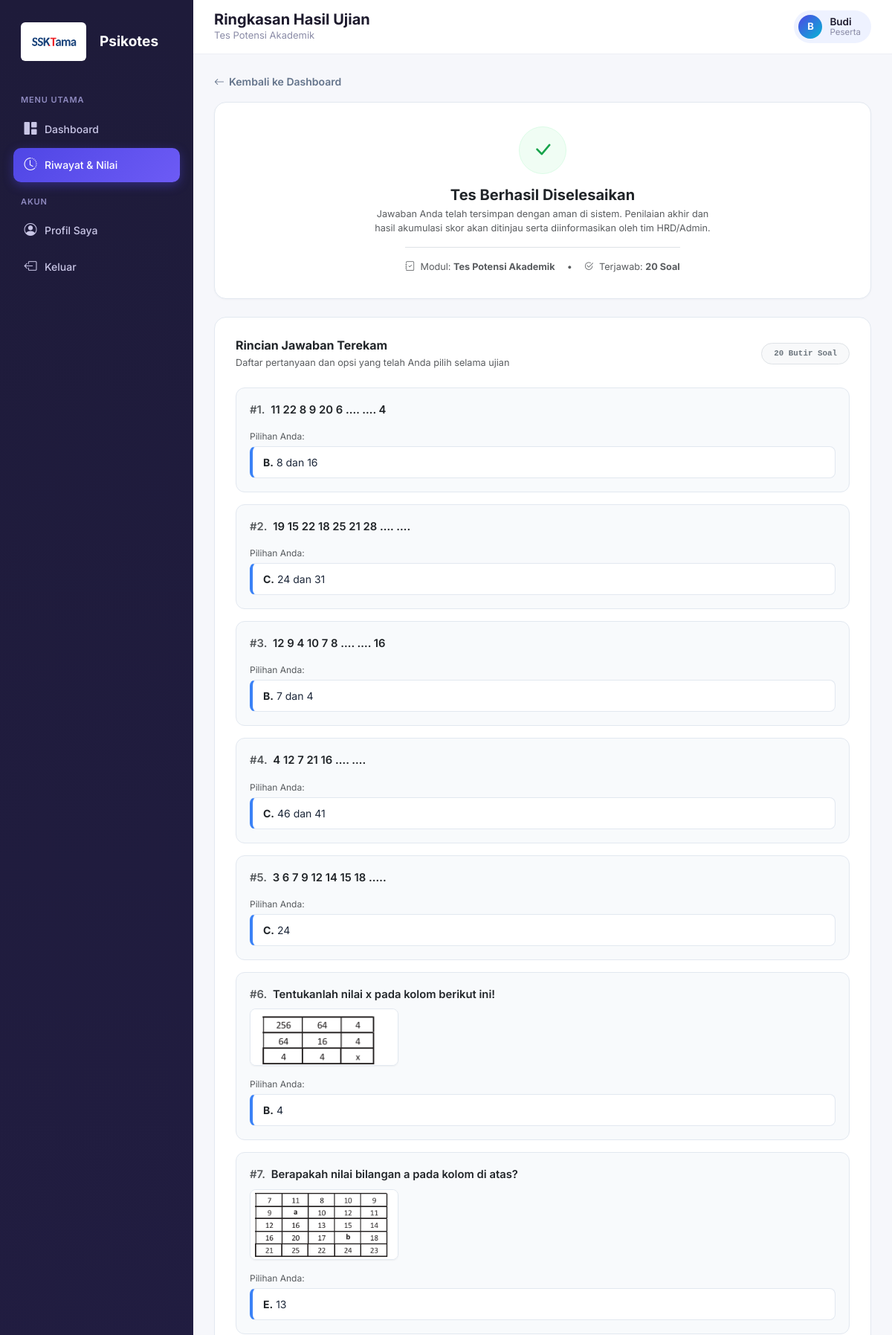
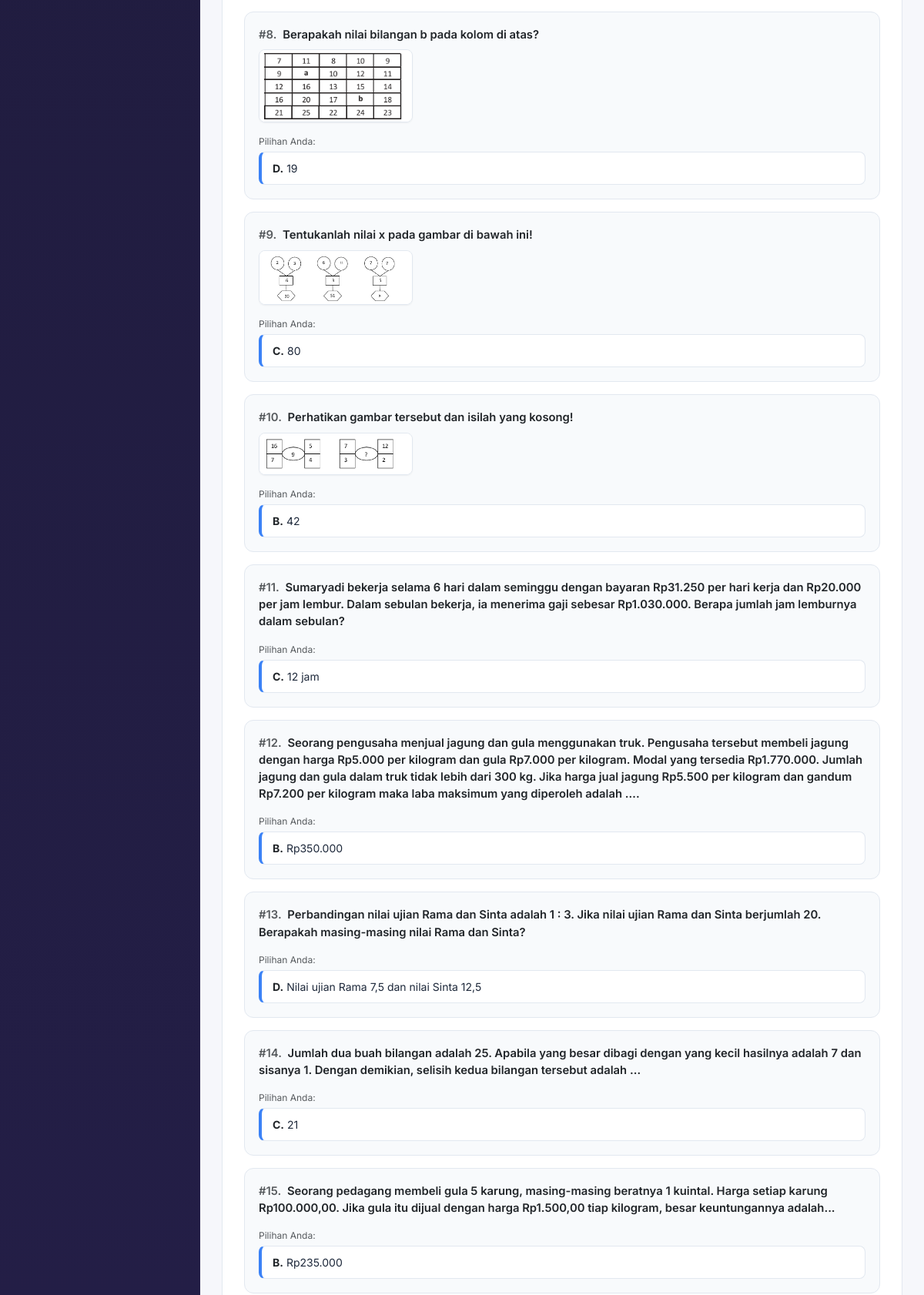
The page /peserta/hasil_detail.php?id=194 (signed in, upper part) on the database its author committed (2 pictures, top to bottom).
### tables this page shows
CREATE TABLE `attempt` (
  `id` int NOT NULL,
  `user_id` int NOT NULL,
  `tes_id` int NOT NULL,
  `waktu_mulai` datetime NOT NULL,
  `waktu_selesai` datetime DEFAULT NULL,
  `status` enum('berlangsung','selesai','gugur') NOT NULL,
  `total_skor` int DEFAULT '0',
  `profil_hasil` varchar(255) DEFAULT NULL,
  `detail_skor` json DEFAULT NULL,
  `bukti_screenshot` varchar(255) DEFAULT NULL,
  `pelanggaran_count` int NOT NULL DEFAULT '0',
  `flag_curang` tinyint(1) NOT NULL DEFAULT '0',
  `total_benar` int DEFAULT '0',
  `total_soal` int DEFAULT '0',
  `iq_score` smallint DEFAULT NULL,
  `iq_klasifikasi` varchar(30) DEFAULT NULL
);

CREATE TABLE `tes` (
  `id` int NOT NULL,
  `grup_id` int DEFAULT NULL,
  `urutan_dalam_grup` int NOT NULL DEFAULT '0',
  `judul` varchar(150) NOT NULL,
  `jenis` enum('logika','psikotes','eksternal') NOT NULL DEFAULT 'logika',
  `tipe_psikotes` enum('disc','mbti','papikostik') DEFAULT NULL,
  `skala_iq` varchar(10) DEFAULT NULL,
  `format_soal` enum('single','forced_choice','external_manual') NOT NULL DEFAULT 'single',
  `link_eksternal` varchar(255) DEFAULT NULL,
  `deskripsi` text,
  `durasi_menit` int NOT NULL DEFAULT '30',
  `status` enum('aktif','nonaktif') NOT NULL DEFAULT 'aktif',
  `created_at` timestamp NULL DEFAULT CURRENT_TIMESTAMP,
  `urutan` int NOT NULL DEFAULT '0'
);

CREATE TABLE `users` (
  `id` int NOT NULL,
  `nama` varchar(150) NOT NULL,
  `jabatan_dilamar` varchar(150) DEFAULT NULL,
  `tanggal_lahir` date DEFAULT NULL,
  `batas_waktu_menit` int DEFAULT NULL,
  `aktif_mulai` datetime DEFAULT NULL,
  `aktif_sampai` datetime DEFAULT NULL,
  `email` varchar(150) NOT NULL,
  `password` varchar(255) NOT NULL,
  `reset_token` varchar(64) DEFAULT NULL,
  `reset_expires` datetime DEFAULT NULL,
  `role` enum('admin','peserta') NOT NULL DEFAULT 'peserta',
  `foto` varchar(255) DEFAULT NULL,
  `status` enum('aktif','nonaktif','gugur') NOT NULL DEFAULT 'aktif',
  `created_at` timestamp NULL DEFAULT CURRENT_TIMESTAMP
);

CREATE TABLE `jawaban` (
  `id` int NOT NULL,
  `attempt_id` int NOT NULL,
  `soal_id` int NOT NULL,
  `opsi_id` int DEFAULT NULL,
  `tipe_pilihan` enum('single','most','least') NOT NULL DEFAULT 'single',
  `ragu_ragu` tinyint(1) NOT NULL DEFAULT '0',
  `dijawab_pada` timestamp NULL DEFAULT CURRENT_TIMESTAMP
);

CREATE TABLE `soal` (
  `id` int NOT NULL,
  `tes_id` int NOT NULL,
  `pertanyaan` text NOT NULL,
  `tipe_soal` enum('single','multiple') NOT NULL DEFAULT 'single',
  `gambar` varchar(255) DEFAULT NULL,
  `urutan` int DEFAULT '0',
  `created_at` timestamp NULL DEFAULT CURRENT_TIMESTAMP
);

CREATE TABLE `opsi` (
  `id` int NOT NULL,
  `soal_id` int NOT NULL,
  `label` char(1) NOT NULL,
  `teks` varchar(255) DEFAULT NULL,
  `gambar` varchar(255) DEFAULT NULL,
  `is_benar` tinyint(1) NOT NULL DEFAULT '0',
  `nilai` int NOT NULL DEFAULT '0',
  `dimensi` varchar(2) DEFAULT NULL,
  `dimensi_least` varchar(2) DEFAULT NULL
);

### includes/functions.php (called while the page is built, shortened)
<?php
require_once __DIR__ . '/../config/database.php';
function isLoggedIn(): bool {
    return isset($_SESSION['user_id']);
}
function currentUser(): ?array {
    static $user = null;
    if ($user === null) {
        $stmt = getDB()->prepare("SELECT * FROM users WHERE id = ?");
        $stmt->execute([$_SESSION['user_id']]);
        $user = $stmt->fetch();
    }
    return $user;
}
function requireRole(string $role): void {
    if ($role === 'peserta') {
        $user = currentUser();
    }
}
function e(?string $str): string {
    return htmlspecialchars($str ?? '', ENT_QUOTES, 'UTF-8');
}

### config/database.php (called while the page is built, shortened)
<?php
function getDB() {
    static $pdo = null;
    if ($pdo === null) {
        try {
            $pdo = new PDO(
                "mysql:host=" . DB_HOST . ";dbname=" . DB_NAME . ";charset=utf8mb4",
                DB_USER,
                DB_PASS,
                [
                    PDO::ATTR_ERRMODE            => PDO::ERRMODE_EXCEPTION,
                    PDO::ATTR_DEFAULT_FETCH_MODE => PDO::FETCH_ASSOC,
                    PDO::ATTR_EMULATE_PREPARES   => false,
                ]
            );
        } catch (PDOException $e) {
            die('Koneksi database gagal: ' . $e->getMessage());
        }
    }
    return $pdo;
}

### peserta/hasil_detail.php (the view, shortened to what this page needs)
<?php
require_once __DIR__ . '/../includes/functions.php';
requireRole('peserta');
$db = getDB();
$userId = $_SESSION['user_id'];
$attemptId = (int)($_GET['id'] ?? 0);
$stmt = $db->prepare("
    SELECT a.*, t.judul AS judul_tes, t.jenis, t.tipe_psikotes
    FROM attempt a JOIN tes t ON t.id = a.tes_id
    WHERE a.id = ? AND a.user_id = ?
");
$stmt->execute([$attemptId, $userId]);
$attempt = $stmt->fetch();
$stmt = $db->prepare("
    SELECT s.id AS soal_id, s.urutan, s.pertanyaan, s.gambar AS gambar_soal, o.label, o.teks, j.ragu_ragu
    FROM jawaban j
    JOIN soal s ON s.id = j.soal_id
    LEFT JOIN opsi o ON o.id = j.opsi_id
    WHERE j.attempt_id = ? AND j.opsi_id IS NOT NULL
    ORDER BY s.urutan ASC, s.id ASC, o.label ASC
");
$stmt->execute([$attemptId]);
$jawabanRows = $stmt->fetchAll();
$jawabanPerSoal = [];
foreach ($jawabanRows as $row) {
    $sid = $row['soal_id'];
    if (!isset($jawabanPerSoal[$sid])) {
        $jawabanPerSoal[$sid] = [
            'pertanyaan'   => $row['pertanyaan'],
            'gambar_soal'  => $row['gambar_soal'],
            'ragu_ragu'    => $row['ragu_ragu'],
            'pilihan'      => [],
        ];
    }
    $jawabanPerSoal[$sid]['pilihan'][] = [
        'label' => $row['label'],
        'teks'  => $row['teks'],
    ];
}
$pageTitle = 'Ringkasan Hasil Ujian';
$pageDesc = $attempt['judul_tes'];
$activeMenu = 'riwayat';
include __DIR__ . '/../includes/layout_top.php';
?>
<div class="mb-3">
    <a href="dashboard.php" class="btn-back-link">
        <i class="bi bi-arrow-left"></i> Kembali ke Dashboard
    </a>
</div>
<div class="status-summary-card mb-4">
    <div class="status-icon-badge">
        <i class="bi bi-check-lg"></i>
    </div>
    <h5 class="fw-bold text-dark mb-1">Tes Berhasil Diselesaikan</h5>
    <p class="text-muted small mb-3" style="max-width: 460px; margin: 0 auto;">
        Jawaban Anda telah tersimpan dengan aman di sistem. Penilaian akhir dan hasil akumulasi skor akan ditinjau serta diinformasikan oleh tim HRD/Admin.
    </p>
    <div class="d-inline-flex gap-3 text-muted small border-top pt-3">
        <span><i class="bi bi-journal-check me-1"></i> Modul: <strong><?= e($attempt['judul_tes']) ?></strong></span>
        <span>&bull;</span>
        <span><i class="bi bi-check2-circle me-1"></i> Terjawab: <strong><?= count($jawabanPerSoal) ?> Soal</strong></span>
    </div>
</div>
<div class="detail-container-modern">
    <div class="d-flex align-items-center justify-content-between mb-4">
        <div>
            <h6 class="fw-bold text-dark mb-1">Rincian Jawaban Terekam</h6>
            <p class="text-muted small mb-0">Daftar pertanyaan dan opsi yang telah Anda pilih selama ujian</p>
        </div>
        <span class="badge bg-light text-secondary border px-3 py-2 rounded-pill small font-monospace">
            <?= count($jawabanPerSoal) ?> Butir Soal
        </span>
    </div>
    <div class="d-flex flex-column gap-3">
        <?php $idx = 0; foreach ($jawabanPerSoal as $j): $idx++; ?>
        <div class="question-card">
            <div class="d-flex justify-content-between align-items-start gap-2 mb-2">
                <div class="fw-semibold text-dark" style="font-size: 0.925rem;">
                    <span class="text-muted me-1">#<?= $idx ?>.</span> <?= e($j['pertanyaan']) ?>
                </div>
            </div>
            <?php if ($j['gambar_soal']): ?>
                <div class="my-2">
                    <img src="../uploads/soal/<?= e($j['gambar_soal']) ?>" alt="Soal Gambar" class="img-soal-preview">
                </div>
            <?php endif; ?>
            <div class="mt-3">
                <span class="text-muted small d-block mb-1" style="font-size: 0.75rem;">
                    <?= count($j['pilihan']) > 1 ? 'Pilihan Anda (' . count($j['pilihan']) . '):' : 'Pilihan Anda:' ?>
                </span>
                <?php foreach ($j['pilihan'] as $p): ?>
                    <div class="answer-box">
                        <strong class="text-dark"><?= e($p['label']) ?>.</strong> <?= e($p['teks']) ?>
                    </div>
                <?php endforeach; ?>
            </div>
        </div>
        <?php endforeach; ?>
    </div>
</div>
<?php include __DIR__ . '/../includes/layout_bottom.php'; ?>

### includes/layout_top.php (shortened to what this page needs)
<?php
$user = currentUser();
$role = $_SESSION['role'];
$rootPrefix = '../';
?>
<!DOCTYPE html>
<html lang="id">
<head>
<link rel="stylesheet" href="https://cdn.jsdelivr.net/npm/bootstrap@5.3.3/dist/css/bootstrap.min.css">
<link rel="stylesheet" href="https://cdn.jsdelivr.net/npm/bootstrap-icons@1.11.3/font/bootstrap-icons.css">
<link rel="stylesheet" href="<?= $rootPrefix ?>assets/css/style.css">
</head>
<body>
<div class="app-shell">
    <aside class="sidebar" id="sidebar">
        <div class="sidebar-brand">
    <img src="../assets/Logo SSKtama Fiks Revisi (1).png" alt="Logo Psikotes" style="height: 52px; width: auto; vertical-align: middle; margin-right: 8px; background: #ffffff; padding: 4px 8px; border-radius: 6px;">
    Psikotes<span style="color:#a6a0f7;"></span>
</div>
        <?php if ($role === 'admin'): ?>
            <div class="nav-section-title">Menu Utama</div>
            <a href="<?= $rootPrefix ?>admin/dashboard.php" class="nav-link <?= ($activeMenu ?? '') === 'dashboard' ? 'active' : '' ?>">
                <i class="bi bi-grid-1x2-fill"></i> Dashboard
            </a>
            <a href="<?= $rootPrefix ?>admin/peserta.php" class="nav-link <?= ($activeMenu ?? '') === 'peserta' ? 'active' : '' ?>">
                <i class="bi bi-people-fill"></i> Peserta &amp; Aktivitas
            </a>
            <a href="<?= $rootPrefix ?>admin/riwayat_akses.php" class="nav-link <?= ($activeMenu ?? '') === 'riwayat_akses' ? 'active' : '' ?>">
                <i class="bi bi-door-open-fill"></i> Riwayat Akses
            </a>
            <a href="<?= $rootPrefix ?>admin/kelola_admin.php" class="nav-link <?= ($activeMenu ?? '') === 'kelola_admin' ? 'active' : '' ?>">
                <i class="bi bi-shield-lock-fill"></i> Kelola Admin
            </a>
            <a href="<?= $rootPrefix ?>admin/tes.php" class="nav-link <?= ($activeMenu ?? '') === 'tes' ? 'active' : '' ?>">
                <i class="bi bi-journal-text"></i> Kelola Tes
            </a>
            <a href="<?= $rootPrefix ?>admin/hasil.php" class="nav-link <?= ($activeMenu ?? '') === 'hasil' ? 'active' : '' ?>">
                <i class="bi bi-bar-chart-fill"></i> Hasil &amp; Nilai
            </a>
            <a href="<?= $rootPrefix ?>admin/lamaran.php" class="nav-link <?= ($activeMenu ?? '') === 'lamaran' ? 'active' : '' ?>">
                <i class="bi bi-file-earmark-person-fill"></i> CV &amp; Lamaran
            </a>
            <div class="nav-section-title">Akun</div>
            <a href="<?= $rootPrefix ?>admin/profil.php" class="nav-link <?= ($activeMenu ?? '') === 'profil' ? 'active' : '' ?>">
                <i class="bi bi-person-circle"></i> Profil Saya
            </a>
            <a href="#" onclick="confirmLogout(event, '<?= $rootPrefix ?>logout.php')" class="nav-link">
                <i class="bi bi-box-arrow-left"></i> Keluar
            </a>
        <?php else: ?>
            <div class="nav-section-title">Menu Utama</div>
            <a href="<?= $rootPrefix ?>peserta/dashboard.php" class="nav-link <?= ($activeMenu ?? '') === 'dashboard' ? 'active' : '' ?>">
                <i class="bi bi-grid-1x2-fill"></i> Dashboard
            </a>
            <a href="<?= $rootPrefix ?>peserta/riwayat.php" class="nav-link <?= ($activeMenu ?? '') === 'riwayat' ? 'active' : '' ?>">
                <i class="bi bi-clock-history"></i> Riwayat &amp; Nilai
            </a>
            <div class="nav-section-title">Akun</div>
            <a href="<?= $rootPrefix ?>peserta/profil.php" class="nav-link <?= ($activeMenu ?? '') === 'profil' ? 'active' : '' ?>">
    <i class="bi bi-person-circle"></i> Profil Saya
</a>
            <a href="#" onclick="confirmLogout(event, '<?= $rootPrefix ?>logout.php')" class="nav-link">
    <i class="bi bi-box-arrow-left"></i> Keluar
</a>
        <?php endif; ?>
    </aside>
    <div class="main-content">
        <div class="topbar">
            <div class="d-flex align-items-center gap-2">
                <div>
                    <h5><?= e($pageTitle ?? '') ?></h5>
                    <?php if (!empty($pageDesc)): ?><div class="page-desc"><?= e($pageDesc) ?></div><?php endif; ?>
                </div>
            </div>
            <div class="user-chip">
                <div class="avatar"><?= e(strtoupper(substr($user['nama'], 0, 1))) ?></div>
                <div style="line-height:1.2;">
                    <div style="font-weight:600; font-size:13.5px;"><?= e($user['nama']) ?></div>
                    <div style="font-size:11.5px; color:var(--muted); text-transform:capitalize;"><?= e($role) ?></div>
                </div>
            </div>
        </div>
        <div class="content-wrap">

### rows shown on the page
attempt: tes.judul "Tes Potensi Akademik"
users: nama "B", nama "Budi"
jawaban: soal.pertanyaan "11 22 8 9 20 6 .… …. 4", opsi.label "B", opsi.teks "8 dan 16"
jawaban: soal.pertanyaan "19 15 22 18 25 21 28 …. ….", opsi.label "C", opsi.teks "24 dan 31"
jawaban: soal.pertanyaan "12 9 4 10 7 8 …. …. 16", opsi.label "B", opsi.teks "7 dan 4"
jawaban: soal.pertanyaan "4 12 7 21 16 …. ….", opsi.label "C", opsi.teks "46 dan 41"
jawaban: soal.pertanyaan "3 6 7 9 12 14 15 18 .….", label "C", teks "24"
jawaban: soal.pertanyaan "Tentukanlah nilai x pada kolom berikut ini!", soal.gambar (picture), label "B", teks "4"
jawaban: soal.pertanyaan "Berapakah nilai bilangan a pada kolom di atas?", soal.gambar (picture), label "E", teks "13"
jawaban: soal.pertanyaan "Berapakah nilai bilangan b pada kolom di atas?", soal.gambar (picture), label "D", teks "19"
jawaban: soal.pertanyaan "Tentukanlah nilai x pada gambar di bawah ini!", soal.gambar (picture), label "C", teks "80"
jawaban: soal.pertanyaan "Perhatikan gambar tersebut dan isilah yang kosong!", soal.gambar (picture), label "B", teks "42"
jawaban: opsi.label "C", opsi.teks "12 jam"
jawaban: opsi.label "B", opsi.teks "Rp350.000"
jawaban: soal.pertanyaan "Perbandingan nilai ujian Rama dan Sinta adalah 1 : 3. Jika nilai ujian Rama dan Sinta berjumlah 20. Berapakah masing-masing nilai Rama dan Sinta?", opsi.label "D", opsi.teks "Nilai ujian Rama 7,5 dan nilai Sinta 12,5"
jawaban: opsi.label "B", opsi.teks "Rp235.000"

### other values the page prints
$pageTitle "Ringkasan Hasil Ujian"
$role "Peserta"
count($jawabanPerSoal) "20"
$j['pertanyaan'] "Jumlah dua buah bilangan adalah 25. Apabila yang besar dibagi dengan yang kecil hasilnya adalah 7 dan sisanya 1. Dengan demikian, selisih kedua bilangan tersebut adalah …"
$p['label'] "C"
$p['teks'] "21"
$j['pertanyaan'] "Seorang pedagang membeli gula 5 karung, masing-masing beratnya 1 kuintal. Harga setiap karung Rp100.000,00. Jika gula itu dijual dengan harga Rp1.500,00 tiap kilogram, besar keuntungannya adalah..."
